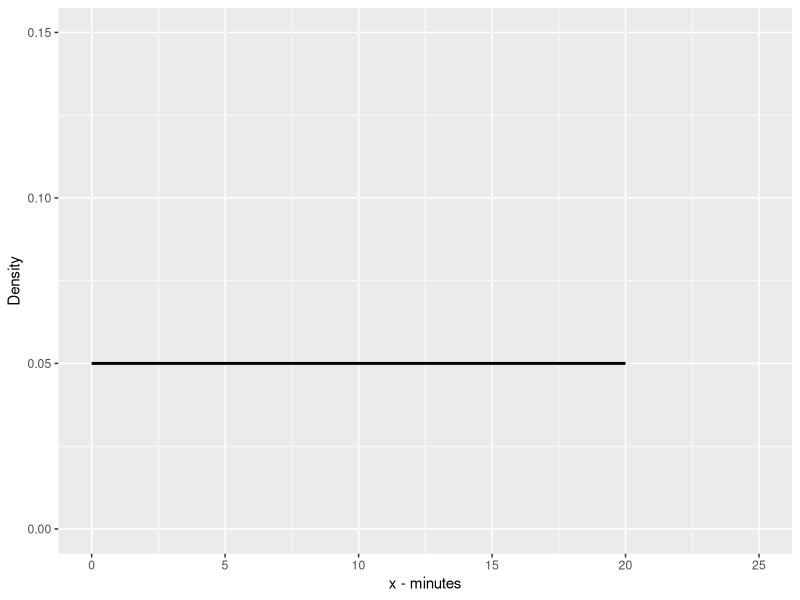
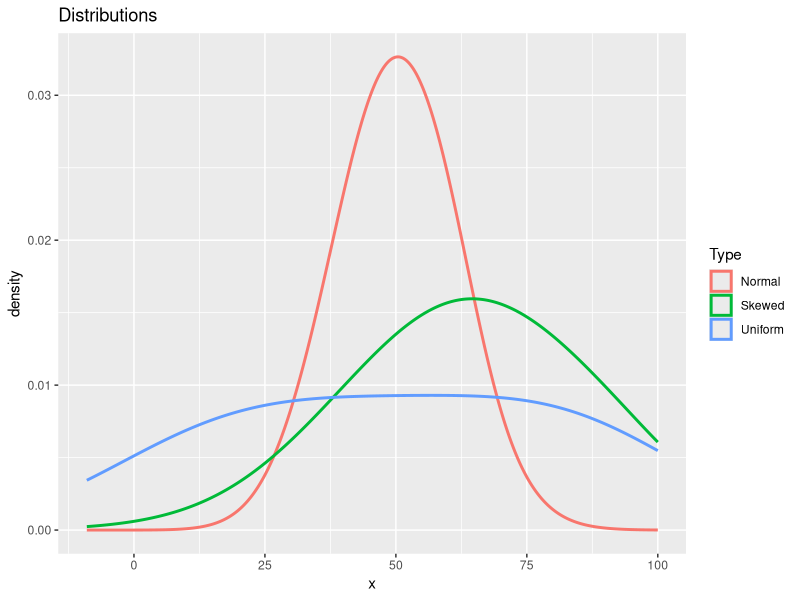
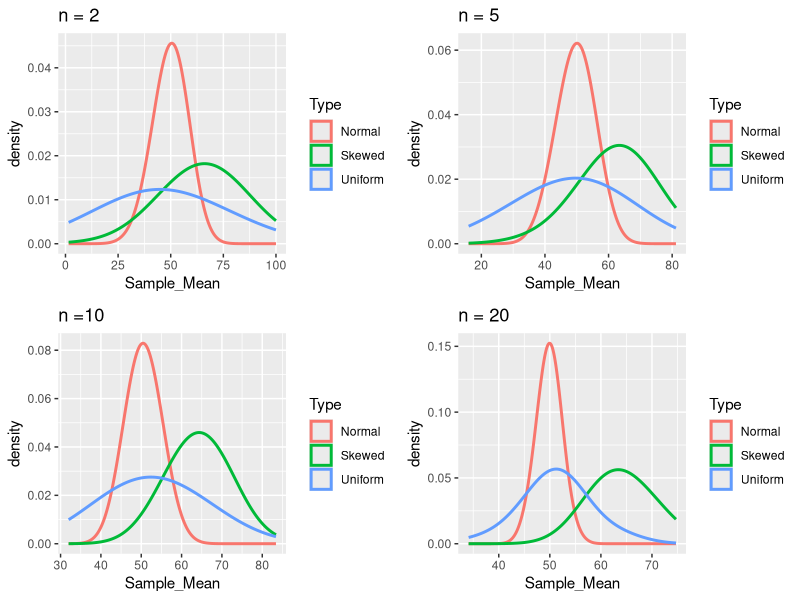

These charts were generated, in order, by the following R code:
## ---- chunk 1
library(ggplot2)
df<-data.frame(x = c(0,20),Density = c(.05,.05))
dfb<-data.frame(x = c(0,20,40),Density = c(0,.05,0))
## ---- chunk 2
ggplot(df, aes(x=x, y=Density)) + geom_line(size = 1) + scale_x_continuous(limits = c(0,25),name = "x - minutes") + scale_y_continuous(limits = c(0,.15))
## ---- chunk 3
library(ggplot2)
set.seed(10)
dfa<-data.frame(Type = "Normal", x = round(rnorm(1000,mean = 50, sd = 10),0))
dfb<-data.frame(Type = "Uniform", x = round(runif(1000, 0,100),0))
dfc<-data.frame(Type = "Skewed", x = round(rnorm(1000,mean = 40, sd = 20)+runif(100, 20,30),0))
dfc$x[dfc$x>100]<-100
df<-rbind(dfa,dfb,dfc)
ggplot(df, aes(x, color = Type)) + geom_density(adjust = 3, size = 1) + labs(title = 'Distributions')

## ---- chunk 4
dfa<-data.frame(Sample = 1:100, Type = "Normal")
dfb<-data.frame(Sample = 1:100, Type = "Uniform")
dfc<-data.frame(Sample = 1:100, Type = "Skewed")
df_sample<-rbind(dfa,dfb,dfc)

clt<-function(sample_type, n)
  {
  mean(sample(df$x[df$Type == sample_type], size = n))
  }

df_sample$Sample_Mean<-mapply(df_sample$Type,2, FUN = clt)
plot1<-ggplot(df_sample, aes(Sample_Mean, color = Type)) + geom_density(adjust = 3, size = 1) + labs(title = 'n = 2')
df_sample$Sample_Mean<-mapply(df_sample$Type,5, FUN = clt)
plot2<-ggplot(df_sample, aes(Sample_Mean, color = Type)) + geom_density(adjust = 3, size = 1) + labs(title = 'n = 5')
df_sample$Sample_Mean<-mapply(df_sample$Type,10, FUN = clt)
plot3<-ggplot(df_sample, aes(Sample_Mean, color = Type)) + geom_density(adjust = 3, size = 1) + labs(title = 'n =10')
df_sample$Sample_Mean<-mapply(df_sample$Type,20, FUN = clt)
plot4<-ggplot(df_sample, aes(Sample_Mean, color = Type)) + geom_density(adjust = 3, size = 1) + labs(title = 'n = 20')

library(gridExtra)
grid.arrange(plot1, plot2, plot3,plot4, ncol=2,nrow = 2)
